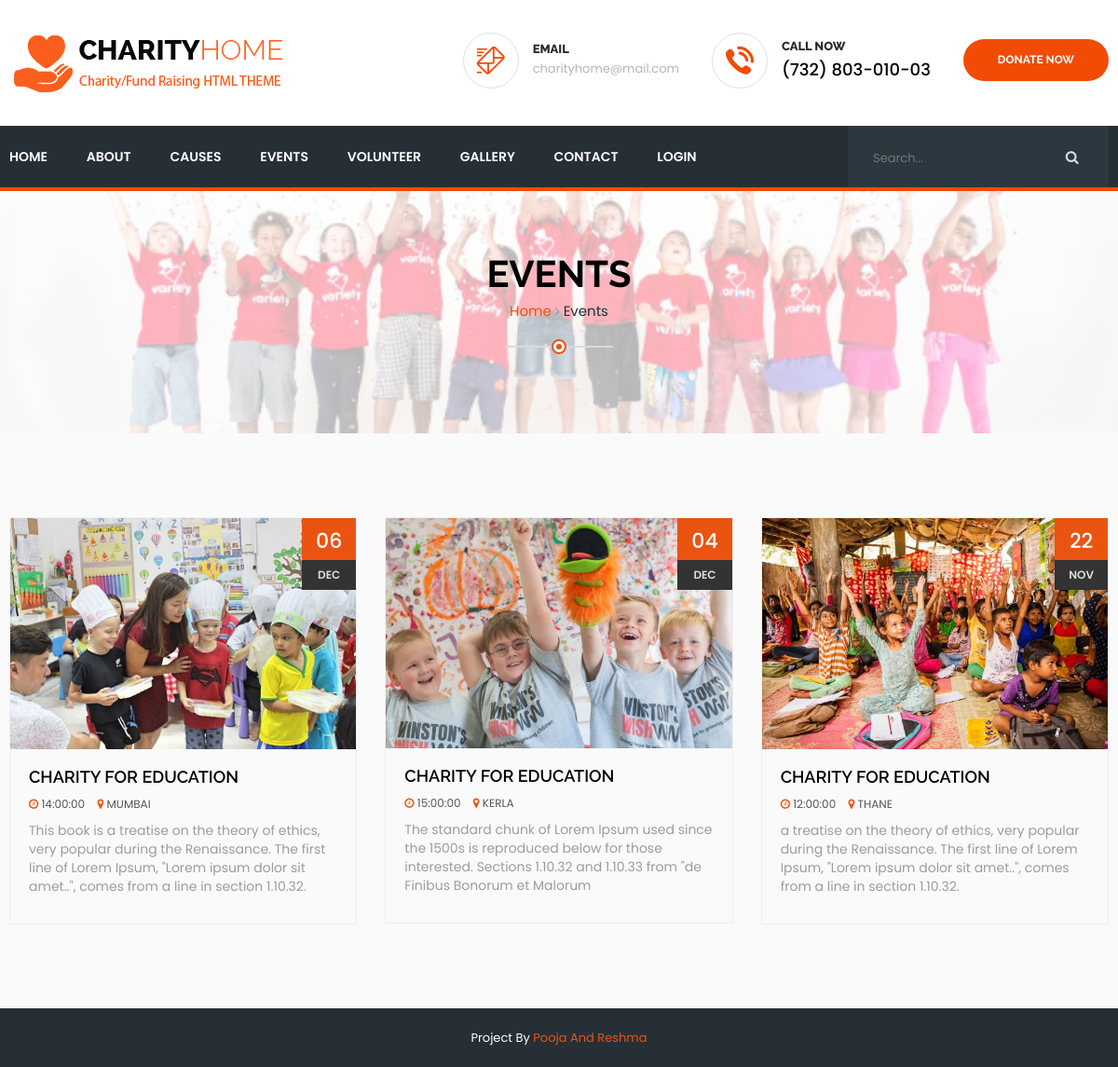
/events-grid.php, run on the app's committed database.
### tables this page shows
CREATE TABLE `event` (
  `id` int(11) NOT NULL,
  `title` varchar(50) NOT NULL,
  `time` time NOT NULL,
  `date` date NOT NULL,
  `area` varchar(255) NOT NULL,
  `description` varchar(255) NOT NULL,
  `image_path` varchar(255) NOT NULL
);

### events-grid.php (the view)
<?php include('header.php'); ?>
	<section class="inner-header">
		<div class="container">
			<div class="row">
				<div class="col-md-12 sec-title colored text-center">
					<h2>Events</h2>
					<ul class="breadcumb">
						<li><a href="index.html">Home</a></li>
						<li><i class="fa fa-angle-right"></i></li>
						<li><span>Events</span></li>
					</ul>
					<span class="decor"><span class="inner"></span></span>
				</div>
			</div>
		</div>
	</section>
	<section class="event-feature sec-padding pb_60" data-bg-color="#fafafa">
		<div class="container">
			<div class="row">
			<?php
			include('config.php');
			$stmt = $conn->prepare("SELECT * FROM event");
			$stmt->execute();
			while($events=$stmt->fetch())
			{
				?>
				<div class="col-sm-6 col-md-4">
	              <div class="event border-1px mb_30">
	                <div class="row">
	                  <div class="col-sm-12">
	                    <div class="event-thumb">
	                      <div class="thumb">
	                        <img class="full-width" src="<?php echo $events['image_path']; ?>" alt="">
	                      </div>
	                      <ul class="event-date">
	                        <li class="date"><?php echo date("d", strtotime($events['date'])); ?></li>
	                        <li class="month"><?php echo date("M", strtotime($events['date'])); ?></li>
	                      </ul>
	                    </div>
	                  </div>
	                  <div class="col-sm-12">
	                    <div class="event-content p_20">
	                      <h4 class="event-title"><a href="#"><?php echo $events['title']; ?></a></h4>
	                      <ul class="event-held list-inline">
	                        <li class="mr-10" data-text-color="#555"><i class="fa fa-clock-o"></i> <?php echo $events['time']; ?></li>
	                        <li data-text-color="#555"> <i class="fa fa-map-marker"></i> <?php echo $events['area']; ?></li>
	                      </ul>
	                      <p class="mb-0"><?php echo $events['description']; ?></p>
	                    </div>
	                  </div>
	                </div>
	              </div>
	            </div>
				<?php } ?>
	        </div>
		</div>
	</section>
	<?php
	include('footer.php');
	 ?>

### header.php (shortened to what this page needs)
<!DOCTYPE html>
<html lang="en">
<head>
	<link rel="stylesheet" href="css/style.css">
	<link rel="stylesheet" href="css/responsive.css">
</head>
<body>
	<header class="header">
		<div class="container">
			<div class="logo pull-left">
				<a href="index.html">
					<img src="img/resources/logo.png" alt="Awesome Image"/>
				</a>
			</div>
			<div class="header-right-info pull-right clearfix">
				<div class="single-header-info">
					<div class="icon-box">
						<div class="inner-box">
							<i class="flaticon-interface-2"></i>
						</div>
					</div>
					<div class="content">
						<h3>EMAIL</h3>
						<p>charityhome@mail.com</p>
					</div>
				</div>
				<div class="single-header-info">
					<div class="icon-box">
						<div class="inner-box">
							<i class="flaticon-telephone"></i>
						</div>
					</div>
					<div class="content">
						<h3>Call Now</h3>
						<p><b>(732) 803-010-03</b></p>
					</div>
				</div>
				<div class="single-header-info">
	                <a class="thm-btn" data-toggle="modal" href="#modal-donate-now">Donate Now</a>
			</div>
		</div>
	</header>
	<nav class="mainmenu-area stricky">
		<div class="container">
			<div class="navigation pull-left">
				<div class="nav-header">
					<ul>
						<li>
							<a href="index.php">Home</a>
						</li>
						<li><a href="about.php">About</a></li>
						<li>
							<a href="causes-grid.php">Causes</a>
						</li>
						<li>
							<a href="events-grid.php">Events</a>
						</li>
						<li>
							<a href="volunteer-style-one.php">Volunteer</a>
						</li>
						<li>
							<a href="gallery-style-one.php">Gallery</a>
						</li>
						<li><a href="contact.php">Contact</a></li>
						<li><a href="login.php">Login</a></li>
					</ul>
				</div>
			</div>
			<div class="search-box pull-right">
				<form action="#">
					<input type="text" placeholder="Search...">
					<button type="submit"><i class="fa fa-search"></i></button>
				</form>
			</div>
		</div>
	</nav>

### footer.php (shortened to what this page needs)
<section class="footer-bottom">
		<div class="container text-center">
			<p>Project By   <a href="#">Pooja And Reshma</a></p>
		</div>
	</section>
</body>
</html>

### css/responsive.css (style rules this page uses)
@media (min-width: 1200px) { .container { padding: 0; width: 1180px; } }
@media (min-width: 769px) { .navigation .nav-header { display: block !important; } }

### data on the page
event: image_path (picture), date "06", date "DEC", title "CHARITY FOR EDUCATION", time "14:00:00", area "MUMBAI", description "This book is a treatise on the theory of ethics, very popular during the Renaissance. The first line of Lorem Ipsum, \"Lorem ipsum dolor sit amet..\", comes from a line in section 1.10.32."
event: image_path (picture), date "04", date "DEC", title "CHARITY FOR EDUCATION", time "15:00:00", area "KERLA", description "The standard chunk of Lorem Ipsum used since the 1500s is reproduced below for those interested. Sections 1.10.32 and 1.10.33 from \"de Finibus Bonorum et Malorum"
event: image_path (picture), date "22", date "NOV", title "CHARITY FOR EDUCATION", time "12:00:00", area "THANE", description "a treatise on the theory of ethics, very popular during the Renaissance. The first line of Lorem Ipsum, \"Lorem ipsum dolor sit amet..\", comes from a line in section 1.10.32."
